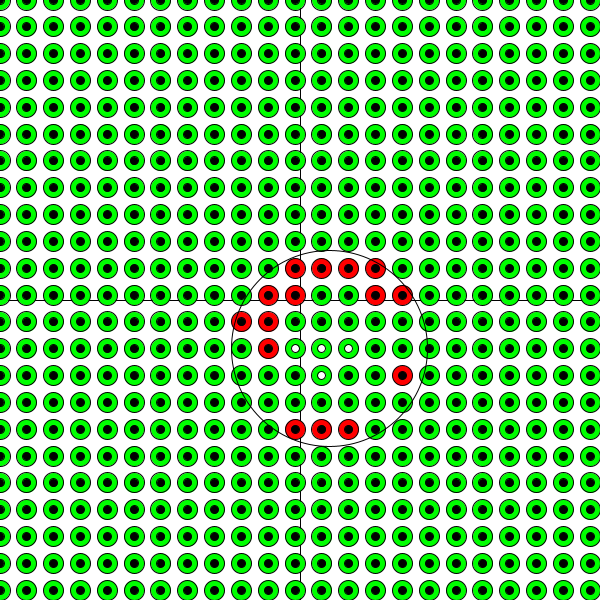
Frame 1 (no input)
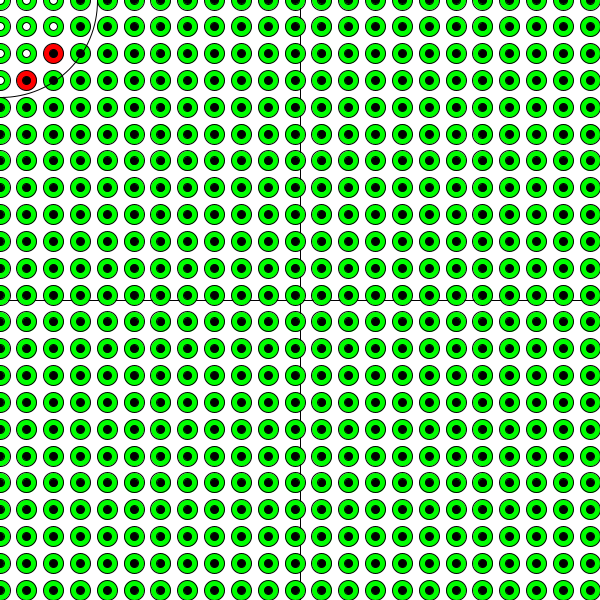
Frame 60 (the mouse pressed at the canvas centre just before this capture)
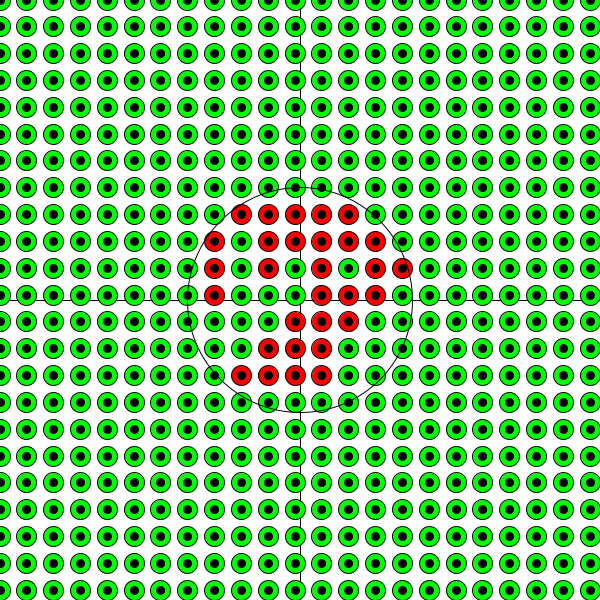
Frame 120 (the mouse held since frame 60 and released just before this capture)

The Processing sketch that drew these frames (run headless with seeded random() and noise(); from frame 60 on, the mouse is pressed at the canvas centre):

// Processing sketch: Perceptron_Sketch_Circle_example
// ── Perceptron_Sketch_Circle_example.pde
Layer i, o;
Perceptron n;

ArrayList<Point> points = new ArrayList<Point>();

Point trainingPt;
int num = 500;

void setup() {
  size(600, 600);

  i = new Layer(2, 2);
  o = new Layer(1, 2);

  n = new Perceptron(5);

  for (float i = -width/2; i < width/2; i += width/sqrt(num)) {
    for (float j = -height/2; j < height/2; j += height/sqrt(num)) {
      points.add(new Point(new PVector(i, j), random(15, 20)));
    }
  }

  float s = random(190, 250);

  trainingPt = new Point(new PVector(random(-width/2+s/2, width/2-s/2), random(-height/2+s/2, height/2-s/2)), s);
}

boolean needsTraining = true;

void draw() {
  translate(width/2, height/2);

  background(255);
  stroke(0);

  grid();

  if (needsTraining) {
    println(training());
  }

  noFill();
  ellipse(trainingPt.pos.x, trainingPt.pos.y, trainingPt.s, trainingPt.s);

  for (Point p : points) {
    float[] inputs = {p.pos.x, p.pos.y, dist(p.pos.x, p.pos.y, trainingPt.pos.x, trainingPt.pos.y), trainingPt.pos.x, trainingPt.pos.y};

    float guess = n.guess(inputs);

    if (guess == 1) {
      fill(255);
    } else {
      fill(0);
    }

    ellipse(p.pos.x, p.pos.y, 8, 8);
  }

  trainingPt.pos.x = mouseX-width/2;
  trainingPt.pos.y = mouseY-height/2;
}

void mousePressed() {
  reset();
}

void keyPressed() {
  keyPressedBinds();
}



//............................................................
//organization methods

ArrayList generateTrainingData() {
  ArrayList<TrainingData> trainingDataSet = new ArrayList<TrainingData>();

  //for (Point p : points) {
  //  int target;

  //  //generates training data
  //  if (p.pos.y >= f(p.pos.x, slope)) {
  //    //fill(255);
  //    target = 1;
  //  } else {
  //    //fill(0);
  //    target = -1;
  //  }

  //  trainingDataSet.add(new TrainingData(new PVector(p.pos.x, p.pos.y), target));
  //}
  for (Point p : points) {
    int target;
    float dist = dist(p.pos.x, p.pos.y, trainingPt.pos.x, trainingPt.pos.y);

    //generates training data
    if (dist <= trainingPt.s/2) {
      //fill(255);
      target = 1;
    } else {
      //fill(0);
      target = 0;
    }

    trainingDataSet.add(new TrainingData(new PVector(p.pos.x, p.pos.y), dist, target));
  }


  return trainingDataSet;
}

void reset() {
  float s = random(25, 250);

  trainingPt = new Point(new PVector(random(-width/2+s/2, width/2-s/2), random(-height/2+s/2, height/2-s/2)), s);
}

void grid() {
  line(0, -height/2, 0, height/2);
  line(-width/2, 0, width/2, 0);
}

float training() {
  ArrayList<TrainingData> t = new ArrayList<TrainingData>();

  t = generateTrainingData();
  float guessData = 0;
  float currentGuess = 1;

  for (TrainingData d : t) {
    //stores the position data in proper format
    float[] inputs = {d.pos.x, d.pos.y, d.dist, trainingPt.pos.x, trainingPt.pos.y};

    currentGuess = n.train(inputs, d.target);

    guessData += currentGuess;

    if (currentGuess > 0) {
      fill(255, 0, 0);
    } else {
      fill(0, 255, 0);
    }

    ellipse(d.pos.x, d.pos.y, 20, 20);
  }

  return guessData /= t.size();
}

void keyPressedBinds() {
  if (key == 'r') {
    //resets perceptron
    points.clear();
    setup();
  }

  if ( key == 't') {
    if (needsTraining) {
      needsTraining = false;
    } else {
      needsTraining = true;
    }
  }
}

// ── Layer.pde
public class Layer {
  int numNodes, axions;
  ArrayList<Perceptron> layer = new ArrayList<Perceptron>();
  
  public Layer(int numNodes, int axions){
    //number of nodes equals number of inputs
    this.numNodes = numNodes;
    this.axions = axions;
    
    this.init();
  }
  
  void init(){
    for(int i = 0; i < this.numNodes; i++){
      layer.add(new Perceptron(this.axions));
    }
  }
  
  ArrayList<Float> train(ArrayList<float[]> inputs, ArrayList<Integer> targets){
    ArrayList<Float> error = new ArrayList<Float>();
    
    for(int i = 0; i < inputs.size(); i++){
      error.add(layer.get(i).train(inputs.get(i), targets.get(i)));
    }
    
    return error;
  }
  
  float[] guess(ArrayList<float[]> inputs){
    float[] guesses = new float[inputs.size()];
    
    for(int i = 0; i < inputs.size(); i++){
      guesses[i] = layer.get(i).guess(inputs.get(i));
    }
    
    return guesses;
  }
  
  
}

// ── Perceptron.pde
public class Perceptron {
  ArrayList<Float> weights = new ArrayList<Float>();
  float learningrate = 0.01;
  int bias = 1;
  String activationType;

  //constructor
  public Perceptron(float numInputs) {
    for (int i = 0; i < numInputs; i++) {
      weights.add(random(-1, 1));
    }
    this.activationType = "discreet";

    //adds the weight for the bias at the end of the list
    weights.add(random(-1, 1));
  }

  float guess(float[] inputs) {
    float sum = 0;

    for (int i = 0; i < weights.size(); i++) {

      if (i < weights.size()-1) {
        sum += inputs[i]*weights.get(i);
      } else {
        //adds the weight for the bias to the sum
        sum += weights.get(weights.size()-1);
      }
    }

    float output = activate(sum);

    return output;
  }

  //activation function
  float activate(float n) {
    float output = 0;

    if (this.activationType == "sigmoid") {
      output = 1/(1+pow(exp(1), -n));
      
    } else if (this.activationType == "posOrNeg") {
      if (n > 0) {
        output = 1;
      } else { 
        output = -1;
      }
    } else if (this.activationType == "discreet"){
      if(n >= 0){
        output = 1;
      } else {
        output = 0;
      }
    }
    
    return output;
  }

  float train(float[] inputs, int target) {
    float guess = guess(inputs);
    float error = target - guess;

    for (int i = 0; i < weights.size(); i++) {

      if (i < weights.size()-1) {
        weights.set(i, weights.get(i) + error*inputs[i]*learningrate);
      } else {
        weights.set(i, weights.get(i) + error*learningrate);
      }
    }

    return error;
  }
}

// ── Point.pde
public class Point{
  public PVector pos;
  
  float s = 20;
  
  
  public Point(PVector position, float size){
    this.pos = position;
    this.s = size;
    
  }
  
  void show(){
    ellipse(this.pos.x, this.pos.y, this.s, this.s);
  }
  
}

// ── TrainingData.pde
public class TrainingData {
    public PVector pos;
    public int target;
    public float dist;
    
    TrainingData(PVector pos, float dist, int target){
      this.pos = pos;
      this.target = target;
      this.dist = dist;
    }
  };
